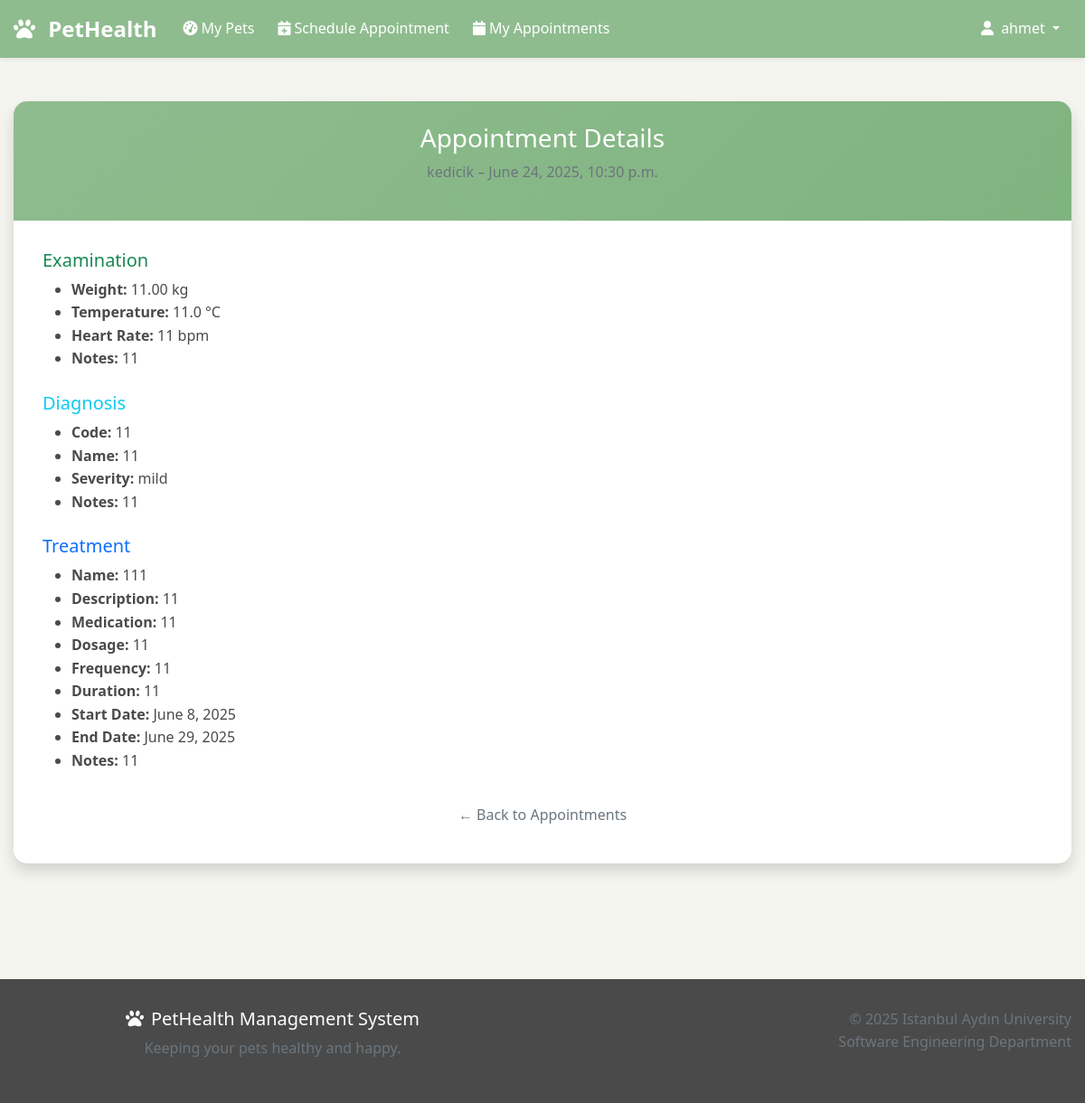
The app's page /appointment/3/ (signed in) with its own data.
### main/models.py (models this page shows, shortened)
class Appointment(models.Model):
    STATUS_CHOICES = [
        ('scheduled', 'Scheduled'),
        ('completed', 'Completed'),
        ('cancelled', 'Cancelled'),
        ('no_show', 'No Show'),
    ]
    pet = models.ForeignKey(Pet, on_delete=models.CASCADE, related_name='appointments')
    veterinarian = models.ForeignKey(Veterinarian, on_delete=models.CASCADE, related_name='appointments')
    appointment_date = models.DateTimeField()
    status = models.CharField(max_length=20, choices=STATUS_CHOICES, default='scheduled')
    reason = models.TextField(help_text="Reason for the appointment")
    notes = models.TextField(blank=True)
    created_at = models.DateTimeField(auto_now_add=True)
    updated_at = models.DateTimeField(auto_now=True)
    class Meta:
        ordering = ['appointment_date']

class Pet(models.Model):
    SPECIES_CHOICES = [
        ('dog', 'Dog'),
        ('cat', 'Cat'),
        ('bird', 'Bird'),
        ('rabbit', 'Rabbit'),
        ('fish', 'Fish'),
        ('hamster', 'Hamster'),
        ('other', 'Other'),
    ]
    GENDER_CHOICES = [
        ('male', 'Male'),
        ('female', 'Female'),
    ]
    owner = models.ForeignKey(User, on_delete=models.CASCADE, related_name='pets')
    name = models.CharField(max_length=100)
    species = models.CharField(max_length=20, choices=SPECIES_CHOICES)
    breed = models.CharField(max_length=100, blank=True)
    gender = models.CharField(max_length=10, choices=GENDER_CHOICES)
    birthdate = models.DateField()
    weight = models.DecimalField(max_digits=5, decimal_places=2, help_text="Weight in kg")
    color = models.CharField(max_length=50, blank=True)
    microchip_id = models.CharField(max_length=50, blank=True)
    photo = models.ImageField(upload_to='pet_photos/', blank=True)
    created_at = models.DateTimeField(auto_now_add=True)

class Examination(models.Model):
    pet = models.ForeignKey(Pet, on_delete=models.CASCADE, related_name='examinations')
    veterinarian = models.ForeignKey(Veterinarian, on_delete=models.CASCADE, related_name='examinations')
    appointment = models.OneToOneField(Appointment, on_delete=models.SET_NULL, null=True, blank=True)
    examination_date = models.DateTimeField(default=timezone.now)
    weight = models.DecimalField(max_digits=5, decimal_places=2, help_text="Weight in kg")
    temperature = models.DecimalField(max_digits=4, decimal_places=1, help_text="Temperature in Celsius")
    heart_rate = models.IntegerField(help_text="Heart rate per minute")
    examination_notes = models.TextField()
    created_at = models.DateTimeField(auto_now_add=True)
    class Meta:
        ordering = ['-examination_date']

class Diagnosis(models.Model):
    examination = models.ForeignKey(Examination, on_delete=models.CASCADE, related_name='diagnoses')
    diagnosis_code = models.CharField(max_length=20, blank=True)
    diagnosis_name = models.CharField(max_length=200)
    diagnosis_notes = models.TextField()
    severity = models.CharField(max_length=20, choices=[
        ('mild', 'Mild'),
        ('moderate', 'Moderate'),
        ('severe', 'Severe'),
        ('critical', 'Critical'),
    ], default='mild')
    created_at = models.DateTimeField(auto_now_add=True)

class Treatment(models.Model):
    STATUS_CHOICES = [
        ('prescribed', 'Prescribed'),
        ('in_progress', 'In Progress'),
        ('completed', 'Completed'),
        ('discontinued', 'Discontinued'),
    ]
    diagnosis = models.ForeignKey(Diagnosis, on_delete=models.CASCADE, related_name='treatments')
    treatment_name = models.CharField(max_length=200)
    treatment_description = models.TextField()
    medication = models.CharField(max_length=200, blank=True)
    dosage = models.CharField(max_length=200, blank=True)
    frequency = models.CharField(max_length=100, blank=True)
    duration = models.CharField(max_length=100, blank=True)
    status = models.CharField(max_length=20, choices=STATUS_CHOICES, default='prescribed')
    start_date = models.DateField(default=timezone.now)
    end_date = models.DateField(null=True, blank=True)
    notes = models.TextField(blank=True)
    created_at = models.DateTimeField(auto_now_add=True)

### main/views.py (the view)
# urls.py: path('appointment/<int:appointment_id>/', views.appointment_detail, name='appointment_detail'),
@login_required
def appointment_detail(request, appointment_id):
    appointment = get_object_or_404(Appointment, id=appointment_id)
    if request.user != appointment.pet.owner:
        messages.error(request, "Bu randevuyu görüntüleme yetkiniz yok.")
        return redirect('my_appointments')
    examination = Examination.objects.filter(appointment=appointment).first()
    diagnosis = Diagnosis.objects.filter(examination=examination).first() if examination else None
    treatment = Treatment.objects.filter(diagnosis=diagnosis).first() if diagnosis else None
    return render(request, 'appointment_detail.html', {
        'appointment': appointment,
        'examination': examination,
        'diagnosis': diagnosis,
        'treatment': treatment
    })

### templates/appointment_detail.html (shortened to what this page needs)
{% extends 'base.html' %}
{% block content %}
<section class="py-5">
  <div class="container">
    <div class="card shadow">
      <div class="card-header">
        <h3 class="text-center">Appointment Details</h3>
        <p class="text-muted text-center">{{ appointment.pet.name }} – {{ appointment.appointment_date }}</p>
      </div>
      <div class="card-body">
        {% if examination %}
        <h5 class="text-success">Examination</h5>
        <ul>
          <li><strong>Weight:</strong> {{ examination.weight }} kg</li>
          <li><strong>Temperature:</strong> {{ examination.temperature }} °C</li>
          <li><strong>Heart Rate:</strong> {{ examination.heart_rate }} bpm</li>
          <li><strong>Notes:</strong> {{ examination.examination_notes }}</li>
        </ul>
        {% endif %}
        {% if diagnosis %}
        <h5 class="text-info mt-4">Diagnosis</h5>
        <ul>
          <li><strong>Code:</strong> {{ diagnosis.diagnosis_code }}</li>
          <li><strong>Name:</strong> {{ diagnosis.diagnosis_name }}</li>
          <li><strong>Severity:</strong> {{ diagnosis.severity }}</li>
          <li><strong>Notes:</strong> {{ diagnosis.diagnosis_notes }}</li>
        </ul>
        {% endif %}
        {% if treatment %}
        <h5 class="text-primary mt-4">Treatment</h5>
        <ul>
          <li><strong>Name:</strong> {{ treatment.treatment_name }}</li>
          <li><strong>Description:</strong> {{ treatment.treatment_description }}</li>
          <li><strong>Medication:</strong> {{ treatment.medication }}</li>
          <li><strong>Dosage:</strong> {{ treatment.dosage }}</li>
          <li><strong>Frequency:</strong> {{ treatment.frequency }}</li>
          <li><strong>Duration:</strong> {{ treatment.duration }}</li>
          <li><strong>Start Date:</strong> {{ treatment.start_date }}</li>
          <li><strong>End Date:</strong> {{ treatment.end_date }}</li>
          <li><strong>Notes:</strong> {{ treatment.notes }}</li>
        </ul>
        {% endif %}
        <div class="text-center mt-4">
          <a href="{% url 'my_appointments' %}" class="btn btn-outline-secondary">← Back to Appointments</a>
        </div>
      </div>
    </div>
  </div>
</section>
{% endblock %}

### templates/base.html (shortened to what this page needs)
{% load static %}
<!DOCTYPE html>
<html lang="en">
  <head>
    <link
      href="https://cdn.jsdelivr.net/npm/bootstrap@5.1.3/dist/css/bootstrap.min.css"
      rel="stylesheet"
    />
    <link
      rel="stylesheet"
      href="https://cdnjs.cloudflare.com/ajax/libs/font-awesome/6.0.0/css/all.min.css"
    />
    <link rel="stylesheet" href="{% static 'css/style.css' %}" />
  </head>
  <body>
    <nav class="navbar navbar-expand-lg navbar-dark">
      <div class="container">
        <a class="navbar-brand" href="{% url 'home' %}">
          <i class="fas fa-paw me-2"></i>
          PetHealth
        </a>
        <div class="collapse navbar-collapse" id="navbarNav">
          <ul class="navbar-nav me-auto">
            {% if user.is_authenticated %}
            <li class="nav-item">
              <a class="nav-link" href="{% if user.userprofile.is_veterinarian %}{% url 'vet_patients' %}{% else %}{% url 'dashboard' %}{% endif %}">
                <i class="fas fa-tachometer-alt me-1"></i>My Pets
              </a>
            </li>
            {% if not user.userprofile.is_veterinarian %}
            <li class="nav-item">
              <a class="nav-link" href="{% url 'schedule_appointment' %}">
                <i class="fas fa-calendar-plus me-1"></i>Schedule Appointment
              </a>
            </li>
            <li class="nav-item">
              <a class="nav-link" href="{% url 'my_appointments' %}">
                <i class="fas fa-calendar me-1"></i>My Appointments
              </a>
            </li>
            {% endif %} {% endif %}
          </ul>
          <ul class="navbar-nav">
            {% if user.is_authenticated %}
            <li class="nav-item dropdown">
              <a
                class="nav-link dropdown-toggle"
                href="#"
                role="button"
                data-bs-toggle="dropdown"
              >
                <i class="fas fa-user me-1"></i>{% if user.first_name %}
                                                  {{ user.first_name }}
                                                {% else %}
                                                  {{ user.username }}
                                                {% endif %}
              </a>
            </li>
            {% else %}
            <li class="nav-item">
              <a class="nav-link" href="{% url 'login' %}">
                <i class="fas fa-sign-in-alt me-1"></i>Login
              </a>
            </li>
            {% endif %}
          </ul>
        </div>
      </div>
    </nav>
    <main>{% block content %} {% endblock %}</main>
    <footer class="footer mt-5">
      <div class="container">
        <div class="row">
          <div class="col-md-6">
            <h5><i class="fas fa-paw me-2"></i>PetHealth Management System</h5>
            <p class="text-muted">Keeping your pets healthy and happy.</p>
          </div>
          <div class="col-md-6 text-md-end">
            <p class="text-muted">
              &copy; 2025 Istanbul Aydın University<br />
              Software Engineering Department
            </p>
          </div>
        </div>
      </div>
    </footer>
  </body>
</html>

### static/css/style.css (style rules this page uses)
:root { --primary-color: #8fbc8f; --secondary-color: #f5f5f0; --accent-color: #ddb892; --text-dark: #4a4a4a; --text-light: #666; --border-color: #e0e0e0; --success-color: #5cb85c; --warning-color: #f0ad4e; --danger-color: #d9534f; }
body { font-family: "Segoe UI", Tahoma, Geneva, Verdana, sans-serif; background-color: var(--secondary-color); color: var(--text-dark); line-height: 1.6; }
.container { max-width: 1200px; margin: 0 auto; padding: 0 15px; }
.navbar { background-color: var(--primary-color) !important; }
.navbar-brand { font-weight: bold; font-size: 1.5rem; }
.navbar-nav .nav-link { color: white !important; margin: 0 5px; border-radius: 5px; transition: background-color 0.3s ease; }
.card { border: none; border-radius: 15px; box-shadow: 0 5px 15px rgba(0, 0, 0, 0.1); transition: transform 0.3s ease, box-shadow 0.3s ease; margin-bottom: 2rem; }
.card-header { background: linear-gradient(135deg, var(--primary-color), #7fb37f); color: white; border-radius: 15px 15px 0 0 !important; border: none; padding: 1.5rem; }
.card-body { padding: 2rem; }
.btn { border-radius: 25px; padding: 10px 25px; font-weight: 500; text-decoration: none; transition: all 0.3s ease; border: none; }
.footer { background-color: var(--text-dark); color: white; padding: 2rem 0; margin-top: 4rem; text-align: center; }

### records on screen
Appointment: pet.name "kedicik", appointment_date "June 24, 2025, 10:30 p.m."
Examination: weight "11.00", temperature "11.0", heart_rate "11", examination_notes "11"
Diagnosis: diagnosis_code "11", diagnosis_name "11", severity "mild", diagnosis_notes "11"
Treatment: treatment_name "111", treatment_description "11", medication "11", dosage "11", frequency "11", duration "11", start_date "June 8, 2025", end_date "June 29, 2025", notes "11"

### other values on screen
{{ user.first_name }} "ahmet"
